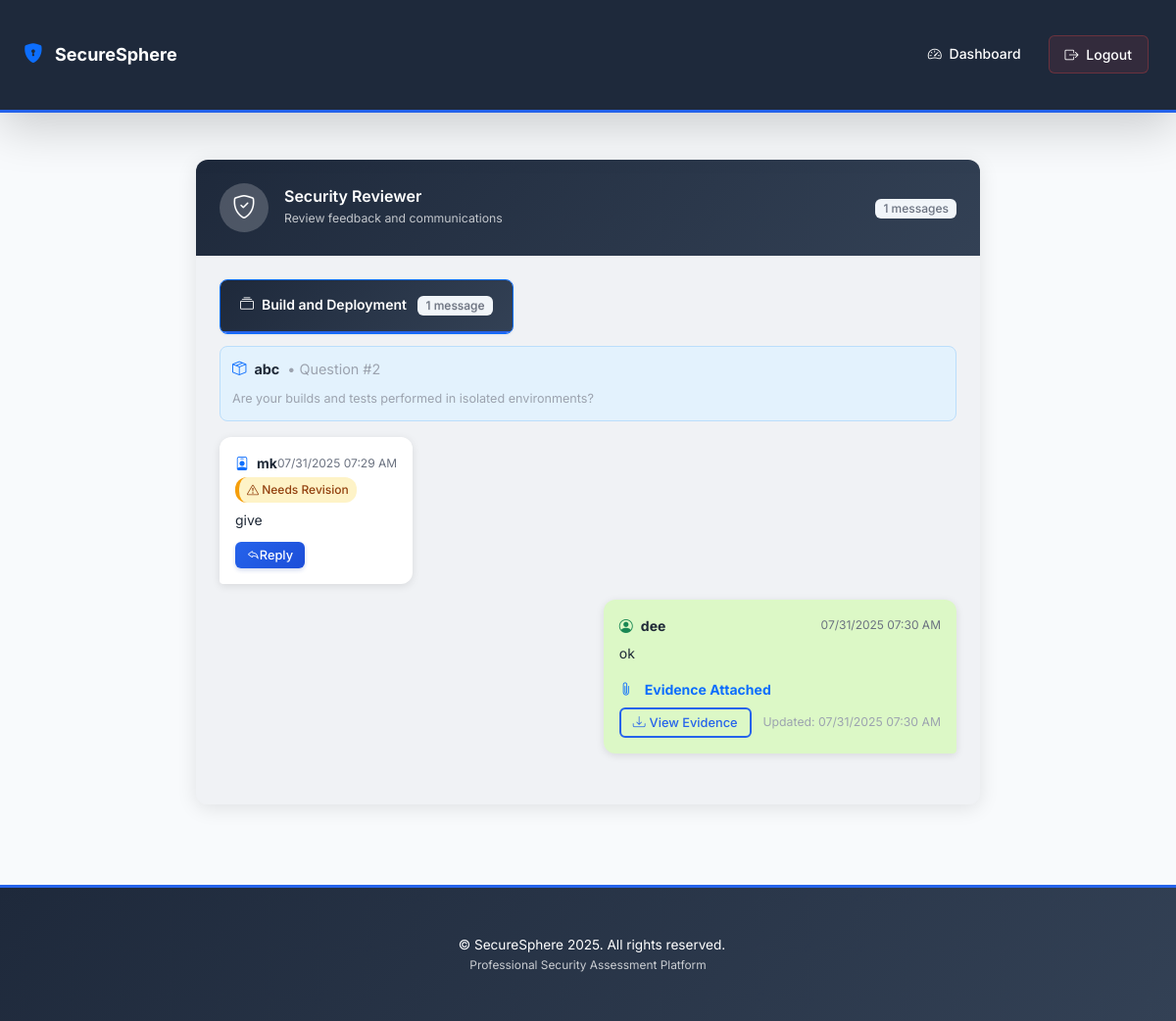
Page /client/comments (signed in) on the committed database.
### app.py (models this page shows, shortened)
class LeadComment(db.Model):
    __tablename__ = 'lead_comments'
    id = db.Column(db.Integer, primary_key=True)
    response_id = db.Column(db.Integer, db.ForeignKey('questionnaire_responses.id'))
    lead_id = db.Column(db.Integer, db.ForeignKey('users.id'), nullable=False)
    client_id = db.Column(db.Integer, db.ForeignKey('users.id'), nullable=False)
    product_id = db.Column(db.Integer, db.ForeignKey('products.id'), nullable=False)
    comment = db.Column(db.Text, nullable=False)
    status = db.Column(db.String(20), default='pending')  # pending, approved, needs_revision, rejected, client_reply
    parent_comment_id = db.Column(db.Integer, db.ForeignKey('lead_comments.id'), nullable=True)
    is_read = db.Column(db.Boolean, default=False)
    created_at = db.Column(db.DateTime, default=lambda: datetime.now(timezone.utc))
    updated_at = db.Column(db.DateTime, default=lambda: datetime.now(timezone.utc), onupdate=lambda: datetime.now(timezone.utc))
    parent_comment = db.relationship('LeadComment', remote_side=[id], backref='replies')
    lead = db.relationship('User', foreign_keys=[lead_id], backref='lead_comments_made')
    client = db.relationship('User', foreign_keys=[client_id], backref='lead_comments_received')
    product = db.relationship('Product', backref='lead_comments')
    __table_args__ = (
        db.Index('idx_client_read', 'client_id', 'is_read'),
        db.Index('idx_status', 'status'),
    )

class QuestionnaireResponse(db.Model):
    __tablename__ = 'questionnaire_responses'
    id = db.Column(db.Integer, primary_key=True)
    user_id = db.Column(db.Integer, db.ForeignKey('users.id'), nullable=False)
    product_id = db.Column(db.Integer, db.ForeignKey('products.id'), nullable=False)
    section = db.Column(db.String(100), nullable=False)
    question = db.Column(db.Text, nullable=False)
    question_index = db.Column(db.Integer)  # For ordering
    answer = db.Column(db.String(500))
    client_comment = db.Column(db.Text)
    evidence_path = db.Column(db.String(500))
    score = db.Column(db.Integer, default=0)
    max_score = db.Column(db.Integer, default=0)
    is_reviewed = db.Column(db.Boolean, default=False)
    is_approved = db.Column(db.Boolean, default=False)  # Final approval status for the question
    needs_client_response = db.Column(db.Boolean, default=False)
    created_at = db.Column(db.DateTime, default=lambda: datetime.now(timezone.utc))
    updated_at = db.Column(db.DateTime, default=lambda: datetime.now(timezone.utc), onupdate=lambda: datetime.now(timezone.utc))
    lead_comments = db.relationship('LeadComment', backref='response', lazy=True, cascade='all, delete-orphan')
    __table_args__ = (
        db.Index('idx_user_product', 'user_id', 'product_id'),
        db.Index('idx_section', 'section'),
        db.Index('idx_needs_response', 'needs_client_response'),
    )

class Product(db.Model):
    __tablename__ = 'products'
    id = db.Column(db.Integer, primary_key=True)
    name = db.Column(db.String(200), nullable=False)
    description = db.Column(db.Text)
    product_url = db.Column(db.String(500), nullable=False)
    programming_language = db.Column(db.String(100), nullable=False)
    cloud_platform = db.Column(db.String(100), nullable=False)
    cloud_platform_other = db.Column(db.String(200))
    cicd_platform = db.Column(db.String(100), nullable=False)
    additional_details = db.Column(db.Text)
    owner_id = db.Column(db.Integer, db.ForeignKey('users.id'), nullable=False)
    created_at = db.Column(db.DateTime, default=lambda: datetime.now(timezone.utc))
    updated_at = db.Column(db.DateTime, default=lambda: datetime.now(timezone.utc), onupdate=lambda: datetime.now(timezone.utc))
    is_active = db.Column(db.Boolean, default=True)
    responses = db.relationship('QuestionnaireResponse', backref='product', lazy=True, cascade='all, delete-orphan')
    statuses = db.relationship('ProductStatus', backref='product', lazy=True, cascade='all, delete-orphan')
    scores = db.relationship('ScoreHistory', backref='product', lazy=True, cascade='all, delete-orphan')

class User(db.Model):
    __tablename__ = 'users'
    id = db.Column(db.Integer, primary_key=True)
    username = db.Column(db.String(80), unique=True, nullable=False, index=True)
    email = db.Column(db.String(120), nullable=False, index=True)
    password_hash = db.Column(db.String(200), nullable=False)
    role = db.Column(db.String(20), nullable=False, default='client')  # client, lead, superuser
    organization = db.Column(db.String(200), default='ACCORIAN')
    assigned_client_id = db.Column(db.Integer, db.ForeignKey('users.id'), nullable=True)  # For leads - which client they can review
    first_name = db.Column(db.String(100))
    last_name = db.Column(db.String(100))
    phone = db.Column(db.String(20))
    is_active = db.Column(db.Boolean, default=True)
    first_login = db.Column(db.Boolean, default=True)
    created_at = db.Column(db.DateTime, default=lambda: datetime.now(timezone.utc))
    last_login = db.Column(db.DateTime)
    products = db.relationship('Product', backref='owner', lazy=True, cascade='all, delete-orphan')
    responses = db.relationship('QuestionnaireResponse', backref='user', lazy=True)
    assigned_client = db.relationship('User', remote_side=[id], backref='assigned_leads', foreign_keys=[assigned_client_id])

### app.py (the view)
@app.route('/client/comments')
@login_required('client')
def client_comments():
    comments = LeadComment.query.options(
        db.joinedload(LeadComment.product),
        db.joinedload(LeadComment.lead),
        db.joinedload(LeadComment.response)
    ).filter(
        LeadComment.client_id == session['user_id'],
        LeadComment.status.in_(['needs_revision', 'rejected', 'pending', 'client_reply'])  # Exclude approved
    ).order_by(LeadComment.created_at.desc()).all()
    grouped_comments = {}
    for comment in comments:
        if comment.response and comment.response.section:
            section = comment.response.section
            if section not in grouped_comments:
                grouped_comments[section] = []
            grouped_comments[section].append(comment)
        else:
            if 'General' not in grouped_comments:
                grouped_comments['General'] = []
            grouped_comments['General'].append(comment)
    return render_template('client_comments.html', comments=comments, grouped_comments=grouped_comments)

### app.py (called while the page is built)
@app.template_filter('question_number')
def question_number_filter(question_text):
    return get_question_number_from_csv(question_text)

def get_question_number_from_csv(question):
    try:
        with open('devweb.csv', encoding='utf-8') as f:
            reader = csv.DictReader(f)
            question_number = 0
            for row in reader:
                q = row['Questions'].strip()
                if q:  # Only count rows that have actual questions
                    question_number += 1
                    if q == question:
                        return question_number
    except FileNotFoundError:
        print("CSV file not found, using default numbering")
    return None

def login_required(role=None):
    def decorator(f):
        @wraps(f)
        def decorated_function(*args, **kwargs):
            if 'user_id' not in session:
                return redirect(url_for('login'))
            if role and session.get('role') != role:
                flash('Access denied!')
                return redirect(url_for('dashboard'))
            return f(*args, **kwargs)
        return decorated_function
    return decorator

### templates/client_comments.html (shortened to what this page needs)
{% extends "base.html" %}
{% block content %}
<div class="chat-container">
    <div class="chat-header">
        <div class="d-flex align-items-center">
            <div class="chat-avatar">
                <i class="bi bi-shield-check"></i>
            </div>
            <div class="ms-3">
                <h5 class="mb-0">Security Reviewer</h5>
                <small class="text-light opacity-75">Review feedback and communications</small>
            </div>
        </div>
        <div class="chat-actions">
            <span class="badge bg-light text-dark">{{ comments|length }} messages</span>
        </div>
    </div>
    <div class="chat-messages" id="chatMessages">
        {% if grouped_comments %}
            {% for section, section_comments in grouped_comments.items() %}
                <div class="dimension-header mb-3">
                    <div class="card border-primary">
                        <div class="card-header bg-primary text-white">
                            <h6 class="mb-0">
                                <i class="bi bi-collection me-2"></i>{{ section }}
                                <span class="badge bg-light text-dark ms-2">{{ section_comments|length }} message{{ 's' if section_comments|length != 1 else '' }}</span>
                            </h6>
                        </div>
                    </div>
                </div>
                {% for comment in section_comments %}
                <div class="message-group mb-4">
                    <div class="product-context-card">
                        <div class="d-flex align-items-center mb-2">
                            <i class="bi bi-box-seam text-primary me-2"></i>
                            <strong>{{ comment.product.name }}</strong>
                            {% if comment.response %}
                                {% set question_num = comment.response.question | question_number %}
                                <span class="ms-2 text-muted">• Question #{{ question_num if question_num else loop.index }}</span>
                            {% endif %}
                        </div>
                        {% if comment.response %}
                            <div class="question-preview">
                                <small class="text-muted">{{ comment.response.question[:80] }}{% if comment.response.question|length > 80 %}...{% endif %}</small>
                            </div>
                        {% endif %}
                    </div>
                    <div class="message reviewer-message">
                        <div class="message-content">
                            <div class="message-header">
                                <div class="d-flex align-items-center">
                                    <i class="bi bi-person-badge text-primary me-2"></i>
                                    <strong>{{ comment.lead.username }}</strong>
                                    <span class="message-time ms-auto">{{ comment.created_at.strftime('%m/%d/%Y %I:%M %p') }}</span>
                                </div>
                                <div class="message-status">
                                    <span class="status-badge status-{{ comment.status }}">
                                        {% if comment.status == 'approved' %}
                                            <i class="bi bi-check-circle"></i> Approved
                                        {% elif comment.status == 'needs_revision' %}
                                            <i class="bi bi-exclamation-triangle"></i> Needs Revision
                                        {% elif comment.status == 'rejected' %}
                                            <i class="bi bi-x-circle"></i> Rejected
                                        {% else %}
                                            <i class="bi bi-clock"></i> Pending
                                        {% endif %}
                                    </span>
                                </div>
                            </div>
                            <div class="message-text">
                                {{ comment.comment }}
                            </div>
                            <div class="message-actions">
                                <button class="btn btn-sm btn-primary"
                                        onclick="toggleReplyForm({{ comment.id }})">
                                    <i class="bi bi-reply"></i> Reply
                                </button>
                            </div>
                        </div>
                    </div>
                    {% if comment.replies %}
                        {% for reply in comment.replies %}
                            <div class="message client-message">
                                <div class="message-content">
                                    <div class="message-header">
                                        <div class="d-flex align-items-center">
                                            <i class="bi bi-person-circle text-success me-2"></i>
                                            <strong>{{ reply.client.username }}</strong>
                                            <span class="message-time ms-auto">{{ reply.created_at.strftime('%m/%d/%Y %I:%M %p') }}</span>
                                        </div>
                                    </div>
                                    <div class="message-text">
                                        {{ reply.comment }}
                                    </div>
                                    {% if reply.response and reply.response.evidence_path %}
                                    <div class="evidence-section mt-3">
                                        <div class="evidence-container">
                                            <div class="evidence-header">
                                                <i class="bi bi-paperclip text-primary me-2"></i>
                                                <strong class="text-primary">Evidence Attached</strong>
                                            </div>
                                            <div class="evidence-content mt-2">
                                                <a href="{{ url_for('uploaded_file', filename=reply.response.evidence_path.split('/')[-1]) }}"
                                                   target="_blank"
                                                   class="btn btn-outline-primary btn-sm">
                                                    <i class="bi bi-download me-1"></i>View Evidence
                                                </a>
                                                <small class="text-muted ms-2">
                                                    Updated: {{ reply.created_at.strftime('%m/%d/%Y %I:%M %p') }}
                                                </small>
                                            </div>
                                        </div>
                                    </div>
                                    {% endif %}
                                </div>
                            </div>
                        {% endfor %}
                    {% endif %}
                </div>
                {% endfor %}
            {% endfor %}
        {% endif %}
    </div>
</div>
{% endblock %}

### templates/base.html (style rules this page uses)
h5, .h5 { font-size: 1rem; }
h6, .h6 { font-size: 0.875rem; }
.mb-4 { margin-bottom: 1rem !important; }
.mb-3 { margin-bottom: 0.75rem !important; }
.mb-2 { margin-bottom: 0.5rem !important; }
.btn-primary { box-shadow: 0 2px 4px rgba(30, 64, 175, 0.2); }

### rows in the picture
LeadComment: section "Build and Deployment", section_comments "1", product.name "abc", index "2", response "Are your builds and tests performed in isolated environments?", lead.username "mk", created_at "07/31/2025 07:29 AM", status "needs_revision" (drawn), comment "give"
LeadComment: client.username "dee", created_at "07/31/2025 07:30 AM", comment "ok"

### other values in the picture
{{ comments|length }} "1"
{{ config.get('APP_NAME', 'SecureSphere') }} "SecureSphere"
